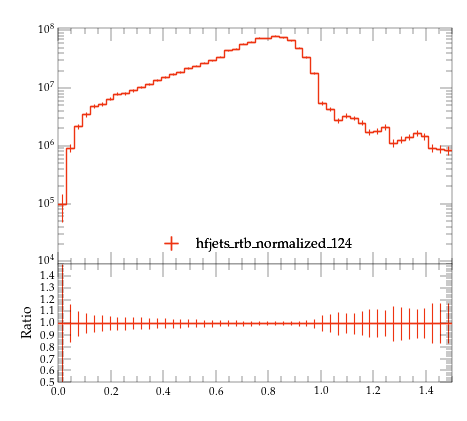

This figure's Python source:
#! /usr/bin/env python

# This Python script was auto-generated using YODA v2.0.2.
# Analysis object: /MC_HFJETS_NOTNORM/efracB
# Timestamp: 29-07-2026 (17:28:03)

import matplotlib as mpl
import matplotlib.pyplot as plt
mpl.use('Agg') # comment out for interactive use
import os
import numpy as np

plotDir = os.path.split(os.path.realpath(__file__))[0]
if 'YODA_USER_PLOT_PATH' in globals():
    plot_outdir = globals()['YODA_USER_PLOT_PATH']
else:
    plot_outdir = plotDir

#plot style
plt.style.use(os.path.join(plotDir, '../default.mplstyle'))
# plot metadata
figW, figH = plt.rcParams['figure.figsize']
ax_xLabel = r''
ax_yLabel = r''
ax_title  = r''
ax_xScale = 'linear'
ax_yScale = 'log'
xLims = (0.0, 1.5)
yLims = (9000.0, 110000000.00000001)

# TeX-friendly labels for the legend
labels = {
    'legend' : ([ r"hfjets\_rtb\_normalized\_124" ], r""),
}

# Adjust canvas width and height
canvasW = 10.0
canvasH = 9.0
figW *= canvasW/10.
figH *= canvasH/9.

# Create figure and axis objects
fig, (ax, ratio0_ax) = plt.subplots(2, 1, sharex=True,
                  figsize=(figW,figH), gridspec_kw={'height_ratios': (6.0, 3.0)})

# Set figure margins
plt.subplots_adjust(
    left   = 1.0 * plt.rcParams['figure.subplot.left'],
    right  = 1.0 * plt.rcParams['figure.subplot.right'],
    top    = 1.0 * plt.rcParams['figure.subplot.top'],
    bottom = 1.0 * plt.rcParams['figure.subplot.bottom'])

ratio0_ax.yaxis.set_major_locator(mpl.ticker.MultipleLocator(0.1))
ratio0_ax.set_ylim(0.5, 1.4999)
ratio0_ax.set_ylabel('Ratio')

# the numerical data is stored in a separate file
dataf = dict()
prefix = os.path.split(__file__)[0]
if prefix:    prefix = prefix + '/'
exec(open(prefix+'efracB__data.py').read(), dataf)


legend_handles = dict() # keep track of handles for the legend

# style options for curves
# starts at zorder>=5 to draw curve on top of legend
styles = {
  'hfjets_rtb_normalized_124.yoda.gz': {
    'color' : '#EE3311',
    'linestyle' : '-',
    'linewidth' : 1,
    'marker' : 'none',
    'markersize' : 2,
    'capsize' : 0.0,
    'zorder' : 5,
    'histstyle' : 1,
    'drawstyle' : 'steps-pre',
    'xerrorbars' : 1,
    'yerrorbars' : 1,
    'fillcolor' : None,
    'fillopacity' : 1.0,
    'ratio0_linestyle' : '-',
    'ratio0_linewidth' : 1,
    'ratio0_marker' : 'none',
    'ratio0_markersize' : 2,
    'ratio0_capsize' : 0.0,
    'ratio0_zorder' : 5,
    'ratio0_histstyle' : 1,
    'ratio0_drawstyle' : 'steps-pre',
    'ratio0_xerrorbars' : 1,
    'ratio0_yerrorbars' : 1,
  },
}

# curve from input yoda files in main panel
for label, yvals in dataf['yvals'].items():
    if all(np.isnan(v) for v in dataf['yvals'][label]):
        continue
    tmp = None
    if styles[label]['histstyle']: # draw as histogram
        xpos = dataf['xedges'][label] if styles[label]['drawstyle'] else dataf['xpoints'][label]
        ypos = np.insert(yvals, 0, yvals[0]) if styles[label]['drawstyle'] else yvals
        if styles[label]['fillcolor']: # fill area below curve
            ax.fill_between(xpos, ypos, step='pre',
                            color=styles[label]['fillcolor'],
                            alpha=styles[label]['fillopacity'])
        tmp, = ax.plot(xpos, ypos,
                       color=styles[label]['color'],
                       linestyle=styles[label]['linestyle'],
                       linewidth=styles[label]['linewidth'],
                       drawstyle=styles[label]['drawstyle'], solid_joinstyle='miter',
                       zorder=styles[label]['zorder'], label=label)
    tmp = ax.errorbar(dataf['xpoints'][label], yvals,
                      xerr=np.array(dataf['xerrs'][label])*styles[label]['xerrorbars'],
                      yerr=np.array(dataf['yerrs'][label])*styles[label]['yerrorbars'],
                      fmt=styles[label]['marker'], capsize=styles[label]['capsize'],
                      markersize=styles[label]['markersize'],
                      ecolor=styles[label]['color'],
                      color=styles[label]['color'], zorder=styles[label]['zorder'])
    tmp[-1][0].set_linestyle(styles[label]['linestyle'])
    tmp[-1][0].set_linewidth(styles[label]['linewidth'])
    if label in dataf['add_legend_handle']:  legend_handles[label] = tmp
    for varLabel in dataf['variation_yvals'].keys():
        if varLabel.startswith(label):
            tmp, = ax.plot(dataf['xedges'][label], dataf['variation_yvals'][varLabel],
                           color=styles[label]['color'],
                           linestyle=styles[label]['linestyle'],
                           linewidth=styles[label]['linewidth'],
                           drawstyle='steps-pre', solid_joinstyle='miter',
                           zorder=styles[label]['zorder'], alpha=0.5)


# plots on ratio panel
# curve from input yoda files in ratio panel
for label, yvals in dataf['ratio0_yvals'].items():
    if all(np.isnan(v) for v in yvals):
        continue
    if styles[label]['ratio0_histstyle']: # plot as histogram
        xpos = dataf['xedges']['hfjets_rtb_normalized_124.yoda.gz'] if styles[label]['ratio0_drawstyle'] else dataf['xpoints']['hfjets_rtb_normalized_124.yoda.gz']
        ypos = np.insert(yvals, 0, yvals[0]) if styles[label]['ratio0_drawstyle'] else yvals
        ratio0_ax.plot(xpos, ypos,
                       color=styles[label]['color'],
                       linewidth=styles[label]['linewidth'],
                       linestyle=styles[label]['ratio0_linestyle'],
                       drawstyle=styles[label]['ratio0_drawstyle'], zorder=styles[label]['zorder'],
                       solid_joinstyle='miter')
    tmp = ratio0_ax.errorbar(dataf['xpoints']['hfjets_rtb_normalized_124.yoda.gz'], yvals,
                             xerr=np.array(dataf['ref_xerrs'])*styles[label]['ratio0_xerrorbars'],
                             yerr=np.array(dataf['ratio0_yerrs'][label])*styles[label]['ratio0_yerrorbars'],
                             fmt=styles[label]['ratio0_marker'], capsize=styles[label]['ratio0_capsize'],
                             markersize=styles[label]['ratio0_markersize'],
                             ecolor=styles[label]['color'],
                             color=styles[label]['color'])
    tmp[-1][0].set_linestyle(styles[label]['ratio0_linestyle'])
    tmp[-1][0].set_linewidth(styles[label]['ratio0_linewidth'])

    for varlabel in dataf['ratio0_variation_vals'].keys():
        if varlabel.startswith(label):
            ratio0_ax.plot(dataf['xedges']['hfjets_rtb_normalized_124.yoda.gz'],
                            dataf['ratio0_variation_vals'][varlabel],
                            color=styles[label]['color'],
                            linestyle=styles[label]['linestyle'],
                            linewidth=styles[label]['linewidth'],
                            drawstyle='steps-pre', solid_joinstyle='miter',
                            zorder=1, alpha=0.5)

legend_items = list(legend_handles.values())
ax.add_artist(ax.legend(legend_items,
                        labels['legend'][0],
                        title=labels['legend'][1],
                        alignment='left',
                        loc='lower center',
                        bbox_to_anchor=(0.5, 0.0)))

# set plot metadata as defined above
ratio0_ax.set_xlabel(ax_xLabel)
ratio0_ax.xaxis.set_label_coords(1., -0.15)
ax.set_ylabel(ax_yLabel, ha='right', va='top')
ax.yaxis.set_label_coords(-0.11, 1.0)
ax.set_title(ax_title, loc='left')
ax.set_xscale(ax_xScale)
ax.set_yscale(ax_yScale)
ax.set_xlim(xLims)
ax.set_ylim(yLims)

# tick formatting
plt.rcParams['xtick.top'] = True
plt.rcParams['ytick.right'] = True
ax.yaxis.set_major_locator(mpl.ticker.LogLocator(base=10.0, numticks=np.inf))
ax.yaxis.set_minor_locator(mpl.ticker.LogLocator(
                           base=10.0, subs=np.arange(0.1, 1, 0.1), numticks=np.inf))
fig.align_ylabels((ax, ratio0_ax))
plt.savefig(os.path.join(plot_outdir, 'efracB.pdf'), format='PDF')
plt.savefig(os.path.join(plot_outdir, 'efracB.png'), format='PNG')

plt.close(fig)
